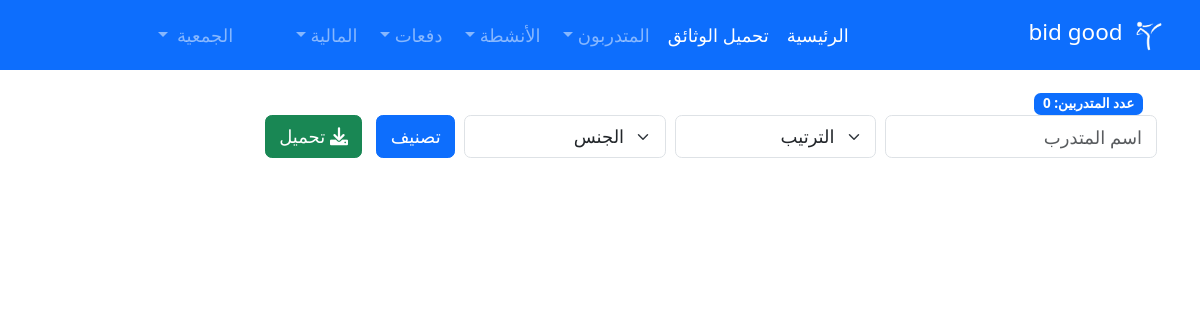
The page /olders/small (signed in) on the database as committed earlier.
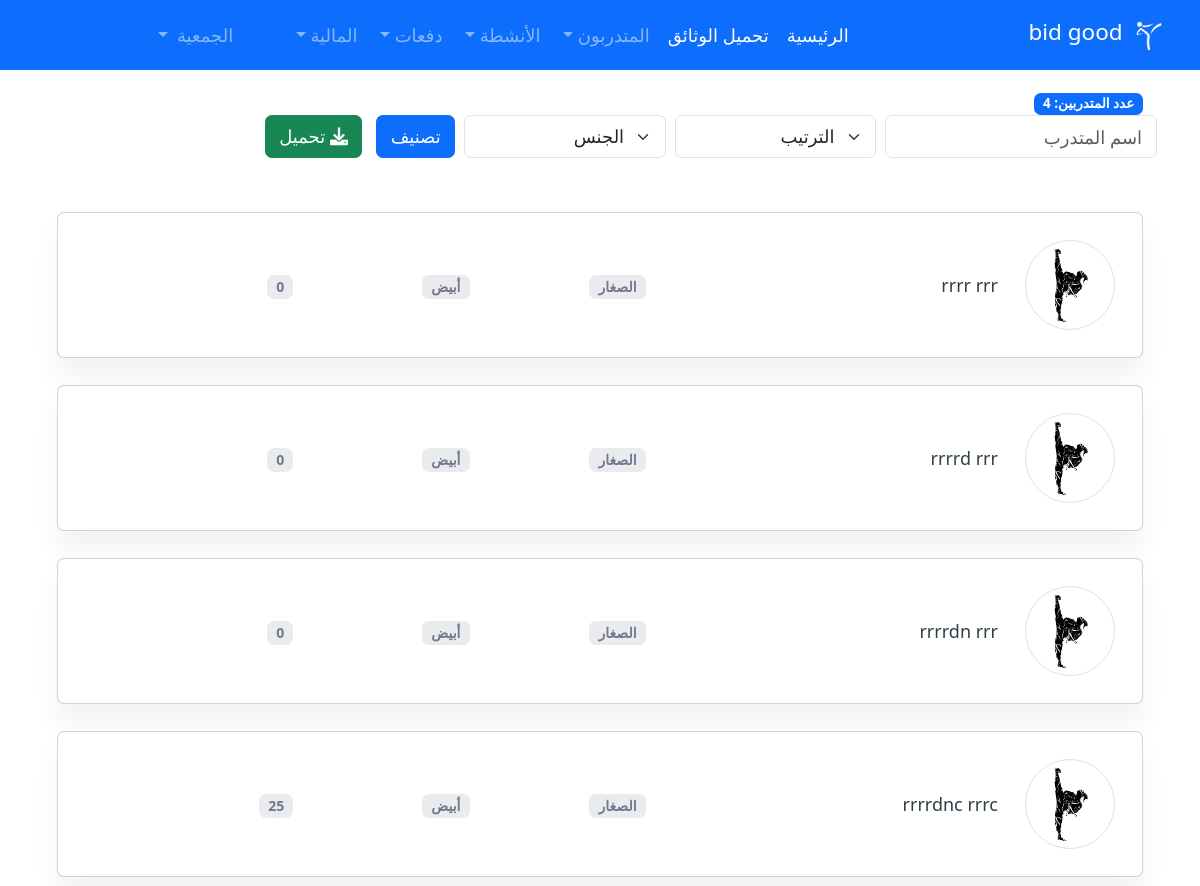
The same page on the database as committed later.
### trainers/models.py (models this page shows, shortened)
class OrganizationInfo(models.Model):
    name = models.CharField(max_length=255, verbose_name='اسم الجمعية')
    slug = models.SlugField(unique=True, verbose_name='المعرف')
    description = models.TextField(blank=True, verbose_name='الوصف')
    established_date = models.DateField(blank=True, null=True, verbose_name='تاريخ التأسيس')
    rent_amount = models.DecimalField(max_digits=10, decimal_places=2, default=0, verbose_name='مبلغ الإيجار')
    phone_number = models.CharField(max_length=15, blank=True, verbose_name='رقم الهاتف')
    email = models.EmailField(blank=True, verbose_name='البريد الإلكتروني')
    datepay = models.DateField(blank=True, null=True, verbose_name='تاريخ الدفع')
    is_active = models.BooleanField(default=True, verbose_name='نشطة')
    subscription_tier = models.CharField(
        max_length=20,
        choices=[('free', 'مجاني'), ('basic', 'أساسي'), ('premium', 'متميز')],
        default='free',
        verbose_name='نوع الاشتراك'
    )
    max_trainers = models.IntegerField(default=50, verbose_name='الحد الأقصى للمتدربين')
    created_at = models.DateTimeField(auto_now_add=True, verbose_name='تاريخ الإنشاء')
    class Meta:
        verbose_name = 'جمعية'
        verbose_name_plural = 'الجمعيات'
        ordering = ['-created_at']

class Trainer(models.Model):
    organization = models.ForeignKey(
        OrganizationInfo,
        on_delete=models.CASCADE,
        related_name='trainers',
        verbose_name='الجمعية'
    )
    belts = (
        ("أبيض", "أبيض"),
        ("برتقالي", "برتقالي"),
        ("أصفر", "أصفر"),
        ("أصفر مع شريط أخضر", "أصفر مع شريط أخضر"),
        ("أخضر", "أخضر"),
        ("أخضر مع شريط أزرق", "أخضر مع شريط أزرق"),
        ("أزرق", "أزرق"),
        ("أزرق مع شريط أحمر", "أزرق مع شريط أحمر"),
        ("أحمر", "أحمر"),
        ("أحمر مع شريط أسود", "أحمر مع شريط أسود"),
        ("أسود", "أسود"),
    )
    CatChoices = (
        ("small", "الصغار"),
        ("med", "فتيان"),
        ("big", "كبار"),
        ('women', 'نساء')
    )
    first_name = models.CharField(max_length=255, verbose_name='الاسم الأول')
    last_name = models.CharField(max_length=255, verbose_name='اسم العائلة')
    birth_day = models.DateField(verbose_name='تاريخ الميلاد')
    phone = models.CharField(max_length=15, blank=True, verbose_name='الهاتف')
    phone_parent = models.CharField(max_length=15, blank=True, verbose_name='هاتف ولي الأمر')
    email = models.EmailField(blank=True, verbose_name='البريد الإلكتروني')
    CIN = models.CharField(max_length=30, blank=True, verbose_name='رقم البطاقة')
    address = models.CharField(max_length=50, blank=True, verbose_name='العنوان')
    male_female = models.CharField(
        max_length=11,
        choices=(('male', 'ذكر'), ('female', 'أنثى')),
        verbose_name='الجنس'
    )
    belt_degree = models.CharField(max_length=50, choices=belts, null=True, blank=True, verbose_name='درجة الحزام')
    Degree = models.CharField(max_length=80, null=True, blank=True, verbose_name='المستوى التعليمي')
    category = models.CharField(max_length=9, choices=CatChoices, default="small", verbose_name='الفئة')
    tall = models.DecimalField(max_digits=5, decimal_places=2, blank=True, null=True, verbose_name='الطول')
    weight = models.DecimalField(max_digits=5, decimal_places=2, blank=True, null=True, verbose_name='الوزن')
    started_day = models.DateField(default=timezone.now, verbose_name='تاريخ البدء')
    is_active = models.BooleanField(default=True, verbose_name='نشط')
    image = models.ImageField(upload_to=image_upload_to, blank=True, verbose_name='الصورة')
    class Meta:
        verbose_name = 'متدرب'
        verbose_name_plural = 'المتدربون'
        ordering = ['-started_day']
        indexes = [
            models.Index(fields=['organization', 'is_active']),
            models.Index(fields=['organization', 'category']),
        ]
    @property
    def age(self):
        if self.birth_day:
            today = now().date()
            age = today.year - self.birth_day.year
            if (today.month, today.day) < (self.birth_day.month, self.birth_day.day):
                age -= 1
            return age
        return None

### trainers/views.py (the view)
# urls.py: path('olders/<str:category>', views.trainees, name='trainees'),
@login_required(login_url='/login/')
@require_organization
def trainees(request,category):
    organization = request.organization
    trainers = Trainer.objects.filter(organization=organization)
    if category!="all":
        trainers = trainers.filter(category=category)
    else:
        trainers = trainers.exclude(category="women")
    if request.method == "GET":
        if 'gender' in request.GET and request.GET['gender']:trainers= trainers.filter(male_female= request.GET['gender'])
        if 'order' in  request.GET:
            if request.GET['order']=='first_first':trainers= trainers.order_by('-started_day')
            if request.GET['order']=='last_first':trainers= trainers.order_by('started_day')
            if request.GET['order']=='first_name':trainers= trainers.order_by('last_name')
    template = loader.get_template('pages/olders.html')
    return HttpResponse(template.render({'trainers':trainers,'number':trainers.count()},request))

### trainers/templates/pages/olders.html (shortened to what this page needs)
{% extends 'base/base.html' %}
{% load static %}
{% block content %}
<section class="section m-2">
    <div class="container">
        <div class="col-md-4 mt-3">
            <span id="trainee-count" class="badge bg-primary">عدد المتدربين: {{number}}</span>
        </div>
        <div class="justify-content-center row">
            <div class="col-lg-12">
                <div class="candidate-list-widgets mb-4">
                    <div class="g-2 row">
                    <div class="col-lg-3">
                        <div class="filler-job-form">
                            <input id="search-input" placeholder="اسم المتدرب" type="search" class="form-control filler-job-input-box form-control" onkeyup="filterTrainers()" />
                        </div>
                    </div>
                    <form class="col-lg-9">
                        <div class="g-2 row">
                            <div class="col-lg-3">
                                <div class="selection-widget">
                                    <select class="form-select" data-trigger="true" name="order" id="choices-single-filter-orderbyk" aria-label="Default select example">
                                        <option hidden>الترتيب
                                        </option>
                                    </select>
                                </div>
                            </div>
                            <div class="col-lg-3">
                                <div class="filler-job-form">
                                    <select class="form-select selectForm__inner" data-trigger="true" name="gender" id="choices-single-categories" aria-label="Default select example">
                                        <option value="" hidden>الجنس</option>
                                    </select>
                                </div>
                            </div>
                            <div class="col-lg-3">
                                <div>
                                    <button class="btn btn-primary" type="submit"> تصنيف</button>
                                    <a href="{% url 'export_data' 'trainers' %}" class="btn mr-2 btn-success"><i class="fa-solid fa-download"></i> تحميل</a>
                                </div>
                            </div>
                        </div>
                    </form>
                </div>
            </div>
        </div>
        <div class="row">
            <div class="col-lg-12">
                <div id="trainers-list">
                    {% for i in trainers %}
                        <div class="candidate-list">
                            <div class="candidate-list-box card mt-4">
                                <div class="p-4 card-body">
                                    <div class="align-items-center row">
                                        <div class="col-auto">
                                            <div class="candidate-list-images">
                                                {% if i.image %}
                                                <a href="#"><img src="{{i.image.url}}" alt="" class="avatar-md img-thumbnail rounded-circle" /></a>
                                                {% else %}
                                                <a href="#"><img src="{% static 'images/logo/loginlogo.png' %}" alt="" class="avatar-md img-thumbnail rounded-circle" /></a>
                                                {% endif %}
                                            </div>
                                        </div>
                                        <div class="col-lg-4">
                                            <div class="candidate-list-content mt-3 mt-lg-0">
                                                <h5 class="fs-19 mb-0">
                                                    {% if i.id %}
                                                        <a class="primary-link" href="{% url 'profile' i.id %}">{{ i.first_name }} {{ i.last_name }}</a>
                                                    {% else %}
                                                        {{ i.first_name }} {{ i.last_name }}
                                                    {% endif %}
                                                </h5>
                                            </div>
                                        </div>
                                        <div class="col-lg-2">
                                            <span class="badge bg-soft-secondary fs-14 mt-1">{{i.get_category_display}}</span>
                                        </div>
                                        <div class="col-lg-2">
                                            <span class="badge bg-soft-secondary fs-14 mt-1">{{i.belt_degree}}</span>
                                        </div>
                                        <div class="col-lg-2">
                                            <span class="badge bg-soft-secondary fs-14 mt-1">{{i.age}}</span>
                                        </div>
                                    </div>
                                </div>
                            </div>
                        </div>
                    {% endfor %}
                </div>
            </div>
</section>
{% endblock %}

### trainers/templates/base/base.html (shortened to what this page needs)
{% load static %}
<!DOCTYPE html>
<html dir="rtl" lang="en">
<head>
    <link rel="stylesheet" href="https://cdn.jsdelivr.net/npm/select2-bootstrap-5-theme@1.3.0/dist/select2-bootstrap-5-theme.min.css" />
    <link href="{% static 'vendor/fontawesome-free/css/all.min.css' %}" rel="stylesheet" type="text/css">
    <link href="{% static 'css/sb-admin-2.min.css' %}" rel="stylesheet">
        <link rel="stylesheet" href="https://cdnjs.cloudflare.com/ajax/libs/MaterialDesign-Webfont/5.3.45/css/materialdesignicons.css" />
    <link href="{% static 'css/sb-admin-2.min.css' %}" rel="stylesheet">
<link href="https://cdn.jsdelivr.net/npm/bootstrap@5.3.0/dist/css/bootstrap.min.css" rel="stylesheet">
<link rel="stylesheet" href="https://cdnjs.cloudflare.com/ajax/libs/font-awesome/6.0.0/css/all.min.css">
</head>
<body class="content">
    {% if user.is_authenticated %}
    {% include './sidebar.html' %}
    {% endif %}
    {% block content %}
    {% endblock %}
</body>
</html>

### trainers/templates/base/sidebar.html (shortened to what this page needs)
{% load static %}
<nav class="navbar navbar-expand-lg navbar-dark bg-primary">
    <div class="container-fluid">
        <a class="navbar-brand" href="{% url 'home' %}">
            <img src="{% static 'images/logo/logo.png' %}" alt="Logo" width="40" height="40" class="d-inline-block align-text-top">
            {% if request.organization %} {{ request.organization.name }} {% else %} الجمعية {% endif %}
        </a>
        <div class="collapse navbar-collapse" id="navbarNav">
            <ul class="navbar-nav me-auto mb-2 mb-lg-0">
                <li class="nav-item">
                    <a class="nav-link active" aria-current="page" href="{% url 'home' %}">الرئيسية</a>
                </li>
                <li class="nav-item">
                    <a class="nav-link active" aria-current="page" href="{% url 'trainees_report' %}">تحميل الوثائق</a>
                </li>
                <li class="nav-item dropdown">
                    <a class="nav-link dropdown-toggle" href="#" id="traineesDropdown" role="button" data-bs-toggle="dropdown" aria-expanded="false">
                        المتدربون
                    </a>
                </li>
                <li class="nav-item dropdown">
                    <a class="nav-link dropdown-toggle" href="#" id="activitiesDropdown" role="button" data-bs-toggle="dropdown" aria-expanded="false">
                        الأنشطة
                    </a>
                </li>
                <li class="nav-item dropdown">
                    <a class="nav-link dropdown-toggle " href="#" id="traineesDropdown" role="button" data-bs-toggle="dropdown" aria-expanded="false">
                        دفعات
                    </a>
                </li>
                {% if user.is_superuser %}
                <li class="nav-item dropdown">
                    <a class="nav-link dropdown-toggle"  id="financialDropdown" role="button" data-bs-toggle="dropdown" aria-expanded="false">
                        المالية
                    </a>
                </li>
                {% else %}
                <li><a class="nav-link active" href="{% url 'logout' %}">تسجيل الخروج</a></li>
                {% endif %}
            </ul>
            {% if user.is_superuser %}
            <ul class="navbar-nav ms-auto">
                <li class="nav-item dropdown">
                    <a class="nav-link dropdown-toggle" href="#" id="userDropdown" role="button" data-bs-toggle="dropdown" aria-expanded="false">
                        <span class="ms-1">الجمعية</span>
                    </a>
            {% endif %}
                </li>
            </ul>
        </div>
    </div>
</nav>

### trainers/templates/base/base.html (style rules this page uses)
.card { box-shadow: 0 20px 27px 0 rgb(0 0 0 / 5%); }
* { font-size: large; }
.avatar-md { height: 5rem; width: 5rem; }
.fs-19 { font-size: 19px; }
.primary-link { color: #314047; -webkit-transition: all .5s ease; transition: all .5s ease; }
a { color: #02af74; text-decoration: none; }
.fs-14 { font-size: 14px; }
.bg-soft-secondary { background-color: rgba(116,120,141,.15)!important; color: #74788d!important; }
.mt-1 { margin-top: 0.25rem!important; }

Rows that differ between the two databases and show on the page:
added Trainer: first_name "rrrr", last_name "rrr", category "الصغار", belt_degree "أبيض", age "0"
added Trainer: first_name "rrrrd", last_name "rrr", category "الصغار", belt_degree "أبيض", age "0"
added Trainer: first_name "rrrrdn", last_name "rrr", category "الصغار", belt_degree "أبيض", age "0"
added Trainer: first_name "rrrrdnc", last_name "rrrc", category "الصغار", belt_degree "أبيض", age "25"
Other text that changed with them:
{{ number }}: "0" → "4"
